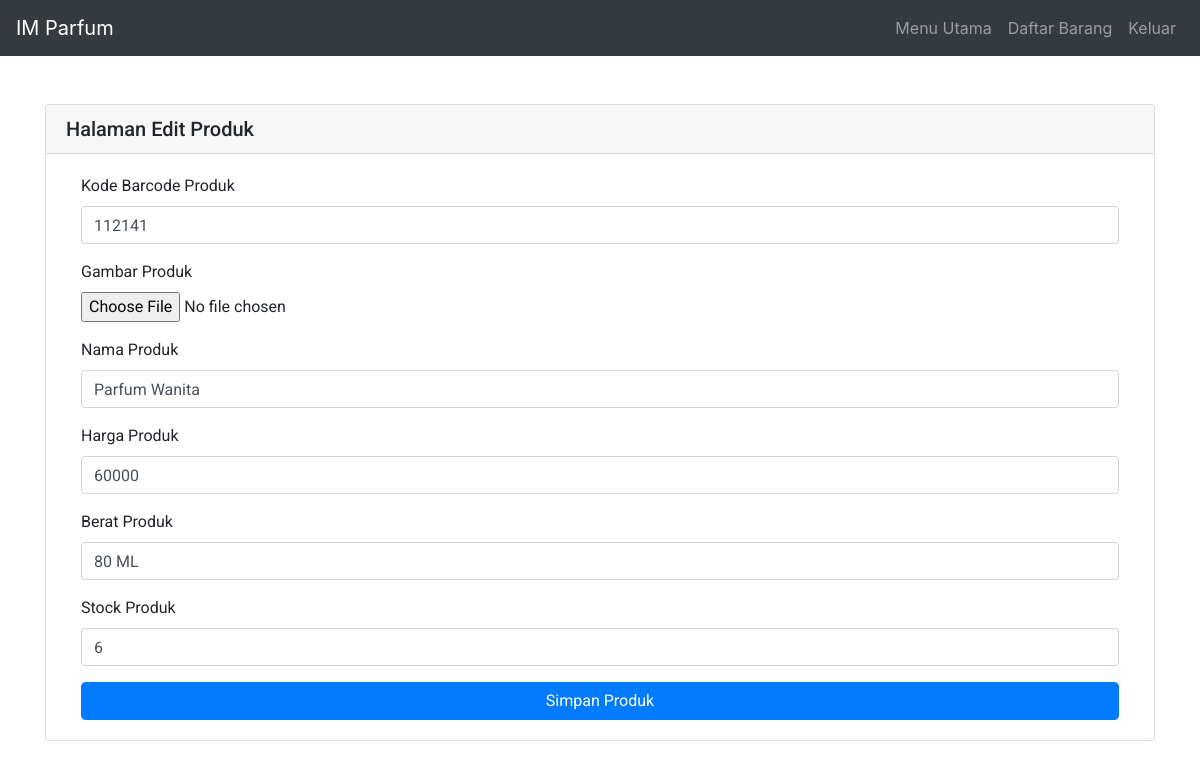
/admin/edit-produk.php?id=2, run on the app's committed database.
### tables this page shows
CREATE TABLE `product` (
  `id` int(11) NOT NULL,
  `product_name` varchar(100) NOT NULL,
  `product_price` varchar(50) NOT NULL,
  `product_image` varchar(250) NOT NULL,
  `product_code` text NOT NULL,
  `product_weight` varchar(250) NOT NULL,
  `product_quantity` int(250) NOT NULL
);

### function/produk_function.php (called while the page is built, shortened)
<?php
function query($query){
    global $conn;
    $result = mysqli_query($conn, $query);
    $rows = [];
    while ($row = mysqli_fetch_assoc($result)) {
        $rows[] = $row;
    }
    return $rows;
}
?>

### admin/edit-produk.php (the view, shortened to what this page needs)
<?php
include '../function/produk_function.php';
$id = abs(intval($_GET["id"]));
$dataproduk = query("SELECT * FROM product WHERE id = $id")[0];
?>
<!doctype html>
<html lang="en">
<head>
    <link rel="stylesheet" href="../asset/style.css">
    <link rel="stylesheet" href="https://stackpath.bootstrapcdn.com/bootstrap/4.5.0/css/bootstrap.min.css">
</head>
<body>
    <nav class="navbar navbar-expand-md bg-dark navbar-dark">
        <a class="navbar-brand" href="index.php"> IM Parfum</a>
        <div class="collapse navbar-collapse" id="collapsibleNavbar">
            <ul class="navbar-nav ml-auto">
                <li class="nav-item">
                    <a class="nav-link" href="index.php">Menu Utama</a>
                </li>
                <li class="nav-item">
                    <a class="nav-link" href="dataproduk.php">Daftar Barang</a>
                </li>
                <li class="nav-item">
                    <a class="nav-link" href="logout.php">Keluar</a>
                </li>
            </ul>
        </div>
    </nav>
    <br>
    <div class="container mt-4">
        <div class="card">
            <h5 class="card-header">Halaman Edit Produk</h5>
            <div class="card-body">
                <div class="container">
                    <form method="post" action="" enctype="multipart/form-data">
                        <div class="form-group">
                            <label for="product_code">Kode Barcode Produk </label>
                            <input type="text" class="form-control" name="product_code" id="product_code" value="<?= $dataproduk['product_code']; ?>">
                        </div>
                        <div class="form-group">
                            <label for="product_image">Gambar Produk </label><br>
                            <input type="file" id="product_image" name="product_image" value="<?= $dataproduk['product_image']; ?>">
                        </div>
                        <div class="form-group">
                            <label for="product_name">Nama Produk </label>
                            <input type="text" class="form-control" name="product_name" id="product_name" value="<?= $dataproduk['product_name']; ?>">
                        </div>
                        <div class="form-group">
                            <label for="product_price">Harga Produk </label>
                            <input type="number" class="form-control" name="product_price" value="<?= $dataproduk['product_price']; ?>" id="product_price">
                        </div>
                        <div class="form-group">
                            <label for="product_weight	">Berat Produk </label>
                            <input type="text" class="form-control" name="product_weight" value="<?= $dataproduk['product_weight']; ?>" id="product_weight">
                        </div>
                        <div class="form-group">
                            <label for="product_quantity	">Stock Produk </label>
                            <input type="number" class="form-control" name="product_quantity" value="<?= $dataproduk['product_quantity']; ?>" id="product_weight">
                        </div>
                        <button type="submit" name="edit-data-produk" class="btn btn-primary form-control ">Simpan Produk</button>
                    </form>
                </div>
            </div>
        </div>
    </div>
</body>
</html>

### asset/style.css (style rules this page uses)
body, html { height: 100%; margin: 0; padding: 0; background-color: #f2f2f2; }
.card { font-family: 'Roboto'; }

### data on the page
product: product_code "112141", product_name "Parfum Wanita", product_price "60000", product_weight "80 ML", product_quantity "6"
